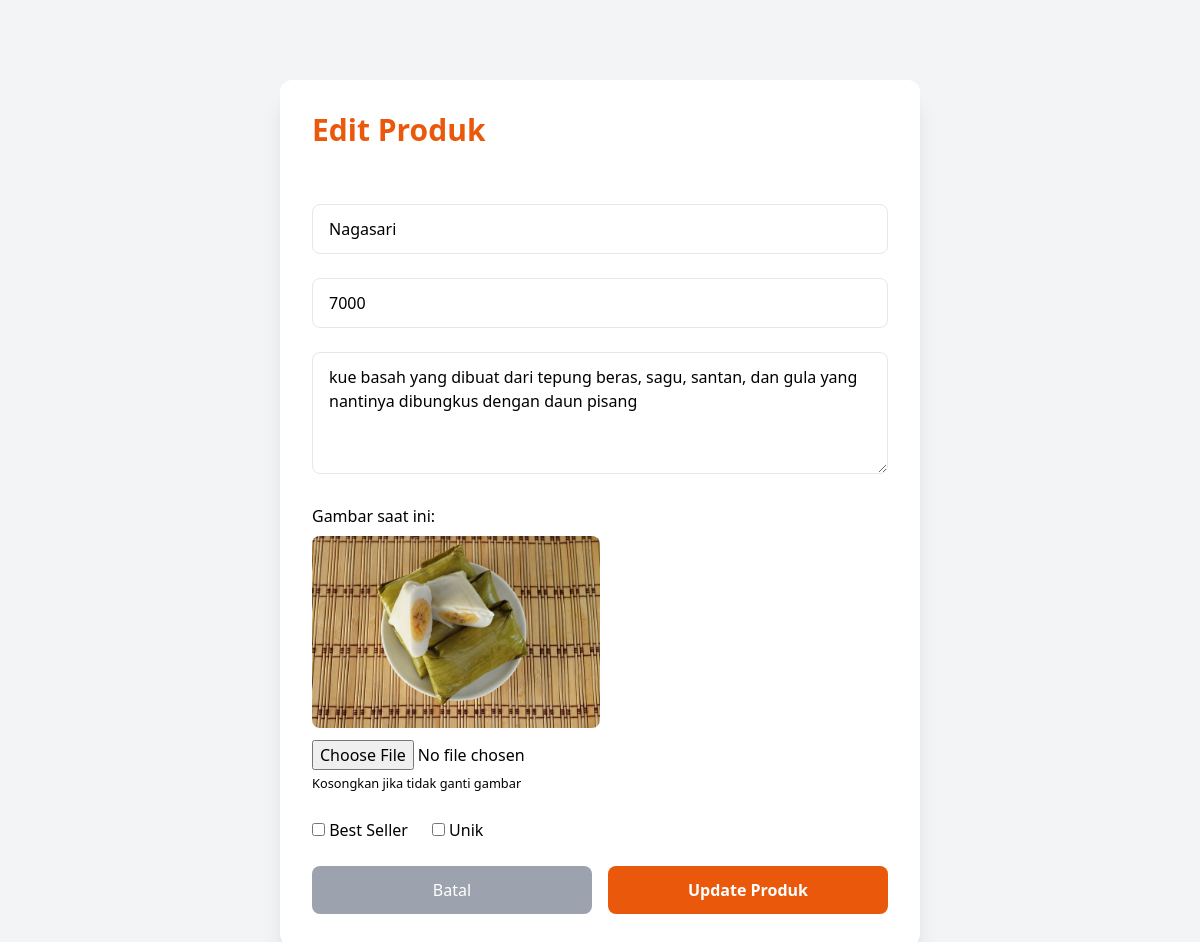
The page /admin/edit_produk.php?id=6 (signed in) on the database its author committed.
### tables this page shows
CREATE TABLE `produk` (
  `id` int(11) NOT NULL,
  `nama` varchar(100) NOT NULL,
  `harga` int(11) NOT NULL,
  `gambar` varchar(255) NOT NULL,
  `deskripsi` text DEFAULT NULL,
  `bestseller` tinyint(1) DEFAULT 0,
  `unik` tinyint(1) DEFAULT 0,
  `created_at` datetime DEFAULT current_timestamp()
);

### admin/edit_produk.php (the view, shortened to what this page needs)
<?php
require '../includes/db.php';
$id = $_GET['id'];
$stmt = $pdo->prepare("SELECT * FROM produk WHERE id = ?");
$stmt->execute([$id]);
$produk = $stmt->fetch();
?>
<!DOCTYPE html>
<html lang="id">
<head>
  <script src="https://cdn.tailwindcss.com"></script>
</head>
<body class="bg-gray-100 min-h-screen pt-20">
  <div class="container mx-auto px-4 max-w-2xl">
    <div class="bg-white rounded-xl shadow-xl p-8">
      <h1 class="text-3xl font-bold text-orange-600 mb-8">Edit Produk</h1>
      <form method="POST" enctype="multipart/form-data" class="space-y-6">
        <input type="text" name="nama" value="<?= htmlspecialchars($produk['nama']) ?>" required class="w-full px-4 py-3 border rounded-lg">
        <input type="number" name="harga" value="<?= $produk['harga'] ?>" required class="w-full px-4 py-3 border rounded-lg">
        <textarea name="deskripsi" class="w-full px-4 py-3 border rounded-lg" rows="4"><?= htmlspecialchars($produk['deskripsi']) ?></textarea>
        <div>
          <p class="mb-2">Gambar saat ini:</p>
          <img src="../assets/img/<?= $produk['gambar'] ?>" class="h-48 object-cover rounded-lg">
          <input type="file" name="gambar" accept="image/*" class="mt-3 w-full">
          <small>Kosongkan jika tidak ganti gambar</small>
        </div>
        <div class="flex gap-6">
          <label><input type="checkbox" name="bestseller" <?= $produk['bestseller']?'checked':'' ?>> Best Seller</label>
          <label><input type="checkbox" name="unik" <?= $produk['unik']?'checked':'' ?>> Unik</label>
        </div>
        <div class="flex gap-4">
          <a href="admin_dashboard.php" class="flex-1 text-center py-3 bg-gray-400 text-white rounded-lg">Batal</a>
          <button type="submit" class="flex-1 py-3 bg-orange-600 text-white rounded-lg font-bold">Update Produk</button>
        </div>
      </form>
    </div>
  </div>
</body>
</html>

### rows shown on the page
produk: nama "Nagasari", harga "7000", deskripsi "kue basah yang dibuat dari tepung beras, sagu, santan, dan gula yang nantinya dibungkus dengan daun pisang", gambar (picture)
